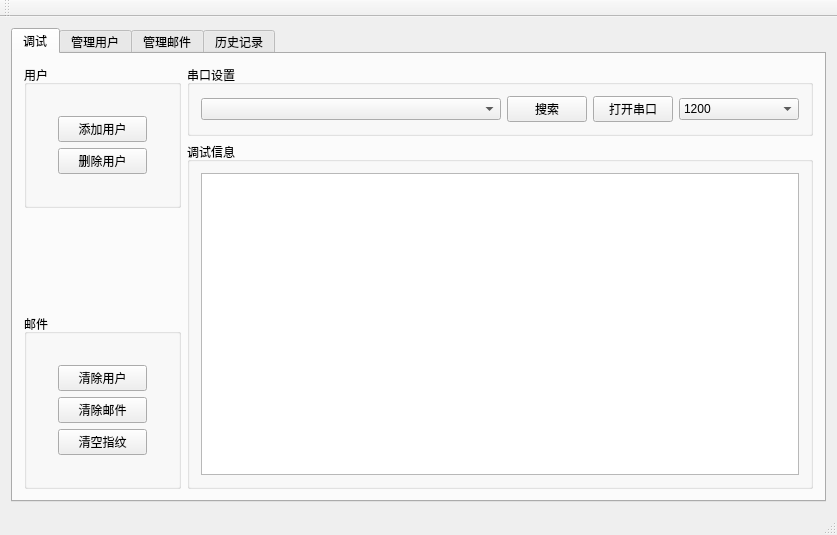
<?xml version="1.0" encoding="UTF-8"?>
<ui version="4.0">
 <class>MainWindow</class>
 <widget class="QMainWindow" name="MainWindow">
  <property name="geometry">
   <rect>
    <x>0</x>
    <y>0</y>
    <width>837</width>
    <height>525</height>
   </rect>
  </property>
  <property name="sizePolicy">
   <sizepolicy hsizetype="Preferred" vsizetype="Preferred">
    <horstretch>0</horstretch>
    <verstretch>0</verstretch>
   </sizepolicy>
  </property>
  <property name="windowTitle">
   <string>MainWindow</string>
  </property>
  <widget class="QWidget" name="centralWidget">
   <layout class="QVBoxLayout" name="verticalLayout_4">
    <item>
     <widget class="QTabWidget" name="tabWidget">
      <property name="currentIndex">
       <number>0</number>
      </property>
      <widget class="QWidget" name="tab">
       <attribute name="title">
        <string>调试</string>
       </attribute>
       <layout class="QHBoxLayout" name="horizontalLayout_16">
        <item>
         <layout class="QHBoxLayout" name="horizontalLayout_9" stretch="1,4">
          <item>
           <layout class="QVBoxLayout" name="verticalLayout_3">
            <item>
             <widget class="QGroupBox" name="groupBox_2">
              <property name="title">
               <string>用户</string>
              </property>
              <layout class="QHBoxLayout" name="horizontalLayout_2">
               <item>
                <layout class="QVBoxLayout" name="verticalLayout">
                 <property name="leftMargin">
                  <number>20</number>
                 </property>
                 <property name="topMargin">
                  <number>20</number>
                 </property>
                 <property name="rightMargin">
                  <number>20</number>
                 </property>
                 <property name="bottomMargin">
                  <number>20</number>
                 </property>
                 <item>
                  <widget class="QPushButton" name="DAddUser">
                   <property name="sizePolicy">
                    <sizepolicy hsizetype="Minimum" vsizetype="Fixed">
                     <horstretch>0</horstretch>
                     <verstretch>0</verstretch>
                    </sizepolicy>
                   </property>
                   <property name="sizeIncrement">
                    <size>
                     <width>0</width>
                     <height>0</height>
                    </size>
                   </property>
                   <property name="baseSize">
                    <size>
                     <width>0</width>
                     <height>0</height>
                    </size>
                   </property>
                   <property name="autoFillBackground">
                    <bool>false</bool>
                   </property>
                   <property name="text">
                    <string>添加用户</string>
                   </property>
                  </widget>
                 </item>
                 <item>
                  <widget class="QPushButton" name="DDeleteUser">
                   <property name="sizePolicy">
                    <sizepolicy hsizetype="Minimum" vsizetype="Fixed">
                     <horstretch>0</horstretch>
                     <verstretch>0</verstretch>
                    </sizepolicy>
                   </property>
                   <property name="baseSize">
                    <size>
                     <width>0</width>
                     <height>0</height>
                    </size>
                   </property>
                   <property name="text">
                    <string>删除用户</string>
                   </property>
                  </widget>
                 </item>
                </layout>
               </item>
              </layout>
             </widget>
            </item>
            <item>
             <spacer name="verticalSpacer">
              <property name="orientation">
               <enum>Qt::Vertical</enum>
              </property>
              <property name="sizeHint" stdset="0">
               <size>
                <width>20</width>
                <height>40</height>
               </size>
              </property>
             </spacer>
            </item>
            <item>
             <widget class="QGroupBox" name="groupBox_3">
              <property name="title">
               <string>邮件</string>
              </property>
              <layout class="QHBoxLayout" name="horizontalLayout">
               <item>
                <layout class="QVBoxLayout" name="verticalLayout_2">
                 <property name="leftMargin">
                  <number>20</number>
                 </property>
                 <property name="topMargin">
                  <number>20</number>
                 </property>
                 <property name="rightMargin">
                  <number>20</number>
                 </property>
                 <property name="bottomMargin">
                  <number>20</number>
                 </property>
                 <item>
                  <widget class="QPushButton" name="DClearUser">
                   <property name="text">
                    <string>清除用户</string>
                   </property>
                  </widget>
                 </item>
                 <item>
                  <widget class="QPushButton" name="DClearPost">
                   <property name="text">
                    <string>清除邮件</string>
                   </property>
                  </widget>
                 </item>
                 <item>
                  <widget class="QPushButton" name="DclearFinger">
                   <property name="text">
                    <string>清空指纹</string>
                   </property>
                  </widget>
                 </item>
                </layout>
               </item>
              </layout>
             </widget>
            </item>
           </layout>
          </item>
          <item>
           <layout class="QVBoxLayout" name="verticalLayout_18">
            <item>
             <widget class="QGroupBox" name="groupBox_7">
              <property name="title">
               <string>串口设置</string>
              </property>
              <layout class="QHBoxLayout" name="horizontalLayout_4">
               <item>
                <layout class="QHBoxLayout" name="horizontalLayout_3" stretch="5,1,1,2">
                 <item>
                  <widget class="QComboBox" name="Serial"/>
                 </item>
                 <item>
                  <widget class="QPushButton" name="seekserial">
                   <property name="text">
                    <string>搜索</string>
                   </property>
                  </widget>
                 </item>
                 <item>
                  <widget class="QPushButton" name="SerialSwitch">
                   <property name="text">
                    <string>打开串口</string>
                   </property>
                  </widget>
                 </item>
                 <item>
                  <widget class="QComboBox" name="baud">
                   <item>
                    <property name="text">
                     <string>1200</string>
                    </property>
                   </item>
                   <item>
                    <property name="text">
                     <string>2400</string>
                    </property>
                   </item>
                   <item>
                    <property name="text">
                     <string>4800</string>
                    </property>
                   </item>
                   <item>
                    <property name="text">
                     <string>9600</string>
                    </property>
                   </item>
                   <item>
                    <property name="text">
                     <string>19200</string>
                    </property>
                   </item>
                   <item>
                    <property name="text">
                     <string>57600</string>
                    </property>
                   </item>
                   <item>
                    <property name="text">
                     <string>115200</string>
                    </property>
                   </item>
                  </widget>
                 </item>
                </layout>
               </item>
              </layout>
             </widget>
            </item>
            <item>
             <widget class="QGroupBox" name="groupBox">
              <property name="title">
               <string>调试信息</string>
              </property>
              <layout class="QHBoxLayout" name="horizontalLayout_5">
               <item>
                <widget class="QTextBrowser" name="DebugBox">
                 <property name="html">
                  <string>&lt;!DOCTYPE HTML PUBLIC &quot;-//W3C//DTD HTML 4.0//EN&quot; &quot;http://www.w3.org/TR/REC-html40/strict.dtd&quot;&gt;
&lt;html&gt;&lt;head&gt;&lt;meta name=&quot;qrichtext&quot; content=&quot;1&quot; /&gt;&lt;style type=&quot;text/css&quot;&gt;
p, li { white-space: pre-wrap; }
&lt;/style&gt;&lt;/head&gt;&lt;body style=&quot; font-family:'SimSun'; font-size:9pt; font-weight:400; font-style:normal;&quot;&gt;
&lt;p style=&quot;-qt-paragraph-type:empty; margin-top:0px; margin-bottom:0px; margin-left:0px; margin-right:0px; -qt-block-indent:0; text-indent:0px;&quot;&gt;&lt;br /&gt;&lt;/p&gt;&lt;/body&gt;&lt;/html&gt;</string>
                 </property>
                </widget>
               </item>
              </layout>
             </widget>
            </item>
           </layout>
          </item>
         </layout>
        </item>
       </layout>
      </widget>
      <widget class="QWidget" name="tab_2">
       <attribute name="title">
        <string>管理用户</string>
       </attribute>
       <layout class="QHBoxLayout" name="horizontalLayout_8">
        <item>
         <layout class="QHBoxLayout" name="horizontalLayout_6" stretch="5,2">
          <item>
           <layout class="QVBoxLayout" name="verticalLayout_9" stretch="0,0">
            <item>
             <widget class="QGroupBox" name="PerInf">
              <property name="title">
               <string>人物信息</string>
              </property>
              <layout class="QHBoxLayout" name="horizontalLayout_10">
               <item>
                <widget class="QTableWidget" name="PersonTable">
                 <row>
                  <property name="text">
                   <string>1</string>
                  </property>
                  <property name="textAlignment">
                   <set>AlignCenter</set>
                  </property>
                 </row>
                 <row>
                  <property name="text">
                   <string>2</string>
                  </property>
                 </row>
                 <row>
                  <property name="text">
                   <string>3</string>
                  </property>
                 </row>
                 <row>
                  <property name="text">
                   <string>4</string>
                  </property>
                 </row>
                 <row>
                  <property name="text">
                   <string>5</string>
                  </property>
                 </row>
                 <row>
                  <property name="text">
                   <string>7</string>
                  </property>
                 </row>
                 <column>
                  <property name="text">
                   <string>地址</string>
                  </property>
                  <property name="textAlignment">
                   <set>AlignCenter</set>
                  </property>
                 </column>
                 <column>
                  <property name="text">
                   <string>姓名</string>
                  </property>
                 </column>
                 <column>
                  <property name="text">
                   <string>电话号码</string>
                  </property>
                 </column>
                 <item row="0" column="0">
                  <property name="text">
                   <string/>
                  </property>
                  <property name="textAlignment">
                   <set>AlignCenter</set>
                  </property>
                 </item>
                </widget>
               </item>
              </layout>
             </widget>
            </item>
            <item>
             <widget class="QGroupBox" name="groupBox_5">
              <property name="title">
               <string>查询</string>
              </property>
              <layout class="QVBoxLayout" name="verticalLayout_17">
               <item>
                <layout class="QHBoxLayout" name="horizontalLayout_7">
                 <item>
                  <widget class="QLineEdit" name="SearchUser"/>
                 </item>
                 <item>
                  <widget class="QPushButton" name="pushButton">
                   <property name="text">
                    <string>搜索</string>
                   </property>
                  </widget>
                 </item>
                </layout>
               </item>
              </layout>
             </widget>
            </item>
           </layout>
          </item>
          <item>
           <layout class="QVBoxLayout" name="verticalLayout_15">
            <item>
             <widget class="QGroupBox" name="groupBox_6">
              <property name="title">
               <string>管理</string>
              </property>
              <layout class="QVBoxLayout" name="verticalLayout_8">
               <item>
                <layout class="QVBoxLayout" name="verticalLayout_7">
                 <item>
                  <layout class="QVBoxLayout" name="verticalLayout_5">
                   <property name="leftMargin">
                    <number>20</number>
                   </property>
                   <property name="topMargin">
                    <number>0</number>
                   </property>
                   <property name="rightMargin">
                    <number>20</number>
                   </property>
                   <property name="bottomMargin">
                    <number>20</number>
                   </property>
                   <item>
                    <widget class="QPushButton" name="MAddUser">
                     <property name="text">
                      <string>添加</string>
                     </property>
                    </widget>
                   </item>
                   <item>
                    <widget class="QPushButton" name="pushButton_3">
                     <property name="text">
                      <string>修改</string>
                     </property>
                    </widget>
                   </item>
                   <item>
                    <widget class="QPushButton" name="MDeleteUser">
                     <property name="text">
                      <string>移除</string>
                     </property>
                    </widget>
                   </item>
                  </layout>
                 </item>
                 <item>
                  <layout class="QVBoxLayout" name="verticalLayout_6">
                   <property name="leftMargin">
                    <number>20</number>
                   </property>
                   <property name="topMargin">
                    <number>0</number>
                   </property>
                   <property name="rightMargin">
                    <number>20</number>
                   </property>
                   <property name="bottomMargin">
                    <number>20</number>
                   </property>
                   <item>
                    <widget class="QPushButton" name="MLoadUser">
                     <property name="text">
                      <string>导入</string>
                     </property>
                    </widget>
                   </item>
                   <item>
                    <widget class="QPushButton" name="pushButton_6">
                     <property name="text">
                      <string>导出</string>
                     </property>
                    </widget>
                   </item>
                   <item>
                    <widget class="QPushButton" name="MSaveUser">
                     <property name="text">
                      <string>保存</string>
                     </property>
                    </widget>
                   </item>
                  </layout>
                 </item>
                </layout>
               </item>
              </layout>
             </widget>
            </item>
            <item>
             <widget class="QGroupBox" name="groupBox_4">
              <property name="title">
               <string>信息</string>
              </property>
              <layout class="QVBoxLayout" name="verticalLayout_16">
               <item>
                <widget class="QTextEdit" name="MUserInfo"/>
               </item>
              </layout>
             </widget>
            </item>
           </layout>
          </item>
         </layout>
        </item>
       </layout>
      </widget>
      <widget class="QWidget" name="tab_3">
       <attribute name="title">
        <string>管理邮件</string>
       </attribute>
       <layout class="QHBoxLayout" name="horizontalLayout_22">
        <item>
         <layout class="QHBoxLayout" name="horizontalLayout_15" stretch="9,2">
          <item>
           <layout class="QVBoxLayout" name="verticalLayout_10">
            <item>
             <widget class="QGroupBox" name="PostInf">
              <property name="title">
               <string>邮件信息</string>
              </property>
              <layout class="QHBoxLayout" name="horizontalLayout_12">
               <item>
                <widget class="QTableWidget" name="PostTable">
                 <column>
                  <property name="text">
                   <string>地址</string>
                  </property>
                 </column>
                 <column>
                  <property name="text">
                   <string>邮件主人</string>
                  </property>
                 </column>
                 <column>
                  <property name="text">
                   <string>物品名称</string>
                  </property>
                 </column>
                 <column>
                  <property name="text">
                   <string>朋友1</string>
                  </property>
                 </column>
                 <column>
                  <property name="text">
                   <string>朋友2</string>
                  </property>
                 </column>
                 <column>
                  <property name="text">
                   <string>朋友3</string>
                  </property>
                 </column>
                </widget>
               </item>
              </layout>
             </widget>
            </item>
            <item>
             <widget class="QGroupBox" name="groupBox_8">
              <property name="title">
               <string>查询</string>
              </property>
              <layout class="QHBoxLayout" name="horizontalLayout_13">
               <item>
                <layout class="QHBoxLayout" name="horizontalLayout_14">
                 <item>
                  <widget class="QLineEdit" name="Searchpost"/>
                 </item>
                 <item>
                  <widget class="QPushButton" name="SearchPost">
                   <property name="text">
                    <string>搜索</string>
                   </property>
                  </widget>
                 </item>
                </layout>
               </item>
              </layout>
             </widget>
            </item>
           </layout>
          </item>
          <item>
           <layout class="QVBoxLayout" name="verticalLayout_23" stretch="2,1">
            <item>
             <widget class="QGroupBox" name="groupBox_9">
              <property name="title">
               <string>管理</string>
              </property>
              <layout class="QVBoxLayout" name="verticalLayout_11">
               <item>
                <layout class="QVBoxLayout" name="verticalLayout_12">
                 <item>
                  <layout class="QVBoxLayout" name="verticalLayout_13" stretch="2,2,2">
                   <property name="leftMargin">
                    <number>20</number>
                   </property>
                   <property name="topMargin">
                    <number>20</number>
                   </property>
                   <property name="rightMargin">
                    <number>20</number>
                   </property>
                   <property name="bottomMargin">
                    <number>20</number>
                   </property>
                   <item>
                    <widget class="QPushButton" name="AddPost">
                     <property name="text">
                      <string>添加</string>
                     </property>
                    </widget>
                   </item>
                   <item>
                    <widget class="QPushButton" name="pushButton_10">
                     <property name="text">
                      <string>修改</string>
                     </property>
                    </widget>
                   </item>
                   <item>
                    <widget class="QPushButton" name="RemovePost">
                     <property name="text">
                      <string>移除</string>
                     </property>
                    </widget>
                   </item>
                  </layout>
                 </item>
                 <item>
                  <layout class="QVBoxLayout" name="verticalLayout_14">
                   <property name="leftMargin">
                    <number>20</number>
                   </property>
                   <property name="topMargin">
                    <number>10</number>
                   </property>
                   <property name="rightMargin">
                    <number>20</number>
                   </property>
                   <property name="bottomMargin">
                    <number>20</number>
                   </property>
                   <item>
                    <widget class="QPushButton" name="LoadPost">
                     <property name="text">
                      <string>导入</string>
                     </property>
                    </widget>
                   </item>
                   <item>
                    <widget class="QPushButton" name="PickPost">
                     <property name="text">
                      <string>取件</string>
                     </property>
                    </widget>
                   </item>
                   <item>
                    <widget class="QPushButton" name="SavePost">
                     <property name="text">
                      <string>保存</string>
                     </property>
                    </widget>
                   </item>
                  </layout>
                 </item>
                </layout>
               </item>
              </layout>
             </widget>
            </item>
            <item>
             <widget class="QGroupBox" name="groupBox_13">
              <property name="title">
               <string>信息</string>
              </property>
              <layout class="QHBoxLayout" name="horizontalLayout_11">
               <item>
                <widget class="QTextEdit" name="MPostInfo"/>
               </item>
              </layout>
             </widget>
            </item>
           </layout>
          </item>
         </layout>
        </item>
       </layout>
      </widget>
      <widget class="QWidget" name="tab_4">
       <attribute name="title">
        <string>历史记录</string>
       </attribute>
       <layout class="QVBoxLayout" name="verticalLayout_22">
        <item>
         <layout class="QVBoxLayout" name="verticalLayout_21">
          <item>
           <layout class="QHBoxLayout" name="horizontalLayout_21">
            <item>
             <widget class="QGroupBox" name="groupBox_10">
              <property name="title">
               <string>历史记录</string>
              </property>
              <layout class="QHBoxLayout" name="horizontalLayout_17">
               <item>
                <widget class="QTableWidget" name="HistoryPostInfo">
                 <column>
                  <property name="text">
                   <string>地址</string>
                  </property>
                 </column>
                 <column>
                  <property name="text">
                   <string>邮件主人</string>
                  </property>
                 </column>
                 <column>
                  <property name="text">
                   <string>物品</string>
                  </property>
                 </column>
                 <column>
                  <property name="text">
                   <string>取件人</string>
                  </property>
                 </column>
                 <column>
                  <property name="text">
                   <string>取件时间</string>
                  </property>
                 </column>
                </widget>
               </item>
              </layout>
             </widget>
            </item>
            <item>
             <widget class="QGroupBox" name="groupBox_12">
              <property name="title">
               <string>管理</string>
              </property>
              <layout class="QHBoxLayout" name="horizontalLayout_20">
               <item>
                <layout class="QVBoxLayout" name="verticalLayout_20">
                 <property name="topMargin">
                  <number>40</number>
                 </property>
                 <item>
                  <widget class="QPushButton" name="ClearHistory">
                   <property name="text">
                    <string>清除</string>
                   </property>
                  </widget>
                 </item>
                 <item>
                  <spacer name="verticalSpacer_3">
                   <property name="orientation">
                    <enum>Qt::Vertical</enum>
                   </property>
                   <property name="sizeHint" stdset="0">
                    <size>
                     <width>20</width>
                     <height>40</height>
                    </size>
                   </property>
                  </spacer>
                 </item>
                 <item>
                  <layout class="QVBoxLayout" name="verticalLayout_19">
                   <item>
                    <widget class="QPushButton" name="LoadHistory">
                     <property name="text">
                      <string>导入</string>
                     </property>
                    </widget>
                   </item>
                   <item>
                    <widget class="QPushButton" name="pushButton_7">
                     <property name="text">
                      <string>导出</string>
                     </property>
                    </widget>
                   </item>
                  </layout>
                 </item>
                </layout>
               </item>
              </layout>
             </widget>
            </item>
           </layout>
          </item>
          <item>
           <widget class="QGroupBox" name="groupBox_11">
            <property name="title">
             <string>搜索</string>
            </property>
            <layout class="QHBoxLayout" name="horizontalLayout_19">
             <item>
              <layout class="QHBoxLayout" name="horizontalLayout_18" stretch="5,2">
               <property name="rightMargin">
                <number>110</number>
               </property>
               <item>
                <widget class="QLineEdit" name="lineEdit_3"/>
               </item>
               <item>
                <widget class="QPushButton" name="pushButton_2">
                 <property name="text">
                  <string>搜索</string>
                 </property>
                </widget>
               </item>
              </layout>
             </item>
            </layout>
           </widget>
          </item>
         </layout>
        </item>
       </layout>
      </widget>
     </widget>
    </item>
   </layout>
  </widget>
  <widget class="QMenuBar" name="menuBar">
   <property name="geometry">
    <rect>
     <x>0</x>
     <y>0</y>
     <width>837</width>
     <height>23</height>
    </rect>
   </property>
  </widget>
  <widget class="QToolBar" name="mainToolBar">
   <attribute name="toolBarArea">
    <enum>TopToolBarArea</enum>
   </attribute>
   <attribute name="toolBarBreak">
    <bool>false</bool>
   </attribute>
  </widget>
  <widget class="QStatusBar" name="statusBar"/>
  <action name="actionPort">
   <property name="text">
    <string>Port</string>
   </property>
  </action>
 </widget>
 <layoutdefault spacing="6" margin="11"/>
 <resources/>
 <connections/>
</ui>
